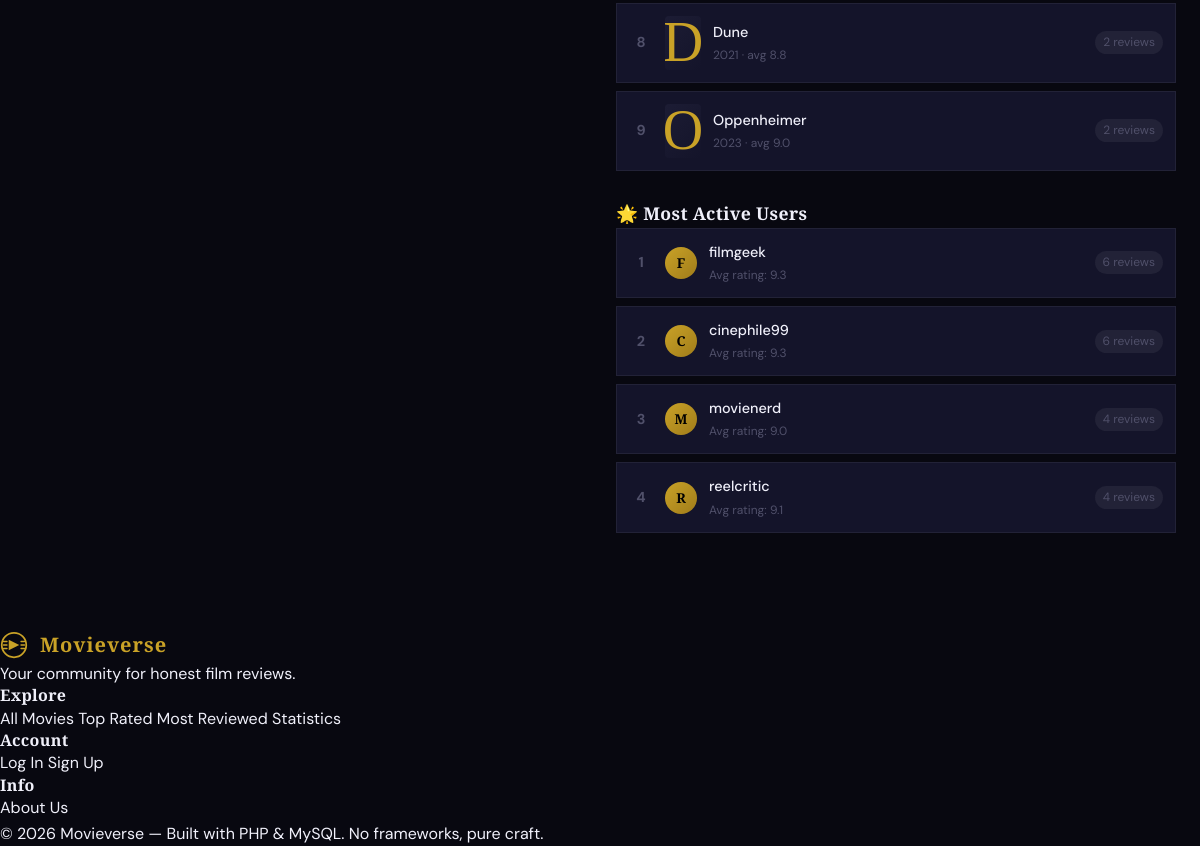
/stats.php (lower part), run on an earlier commit of the app's database.
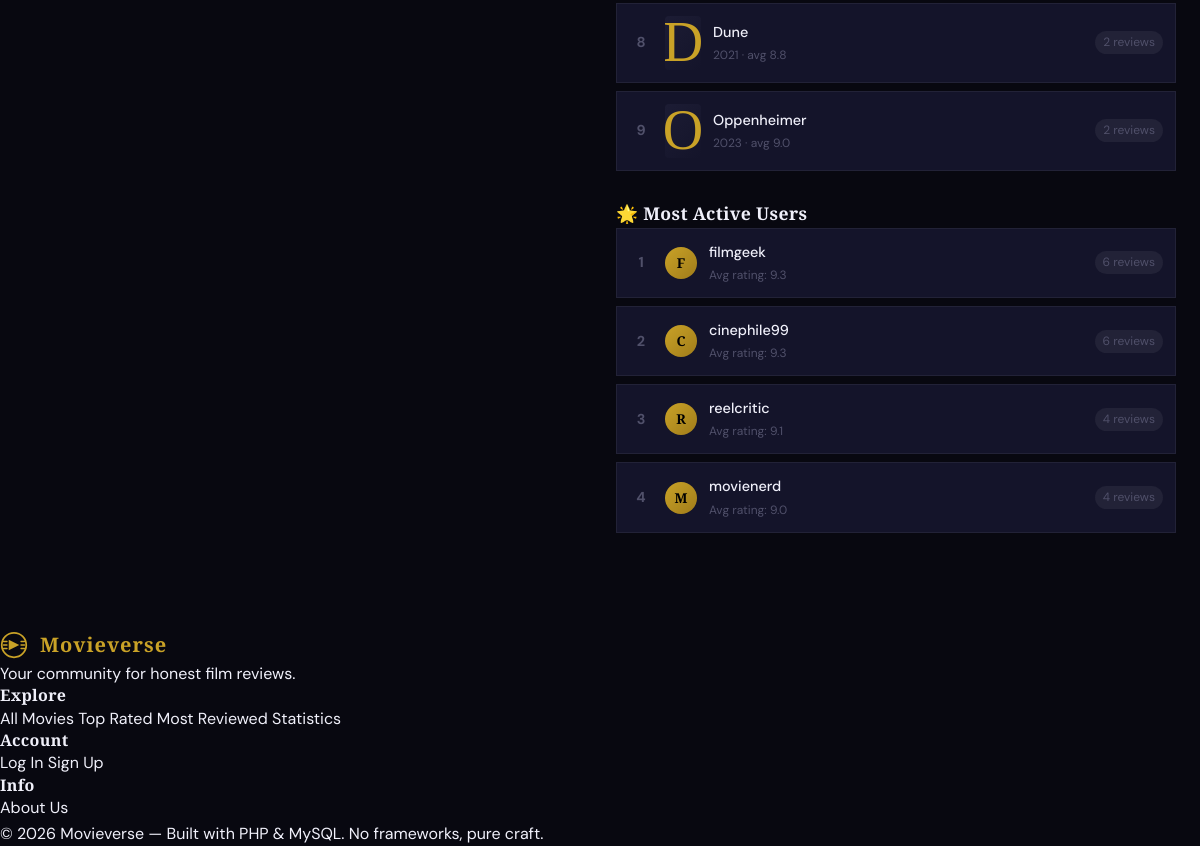
And on a later commit of the database.
### tables this page shows
CREATE TABLE `movies` (
  `id` int(11) NOT NULL,
  `title` varchar(200) NOT NULL,
  `year` year(4) NOT NULL,
  `director` varchar(100) DEFAULT NULL,
  `duration` int(11) DEFAULT NULL COMMENT 'in minutes',
  `synopsis` text DEFAULT NULL,
  `poster_url` varchar(500) DEFAULT NULL,
  `trailer_url` varchar(500) DEFAULT NULL,
  `created_at` timestamp NOT NULL DEFAULT current_timestamp(),
  `updated_at` timestamp NOT NULL DEFAULT current_timestamp() ON UPDATE current_timestamp()
);

CREATE TABLE `users` (
  `id` int(11) NOT NULL,
  `username` varchar(50) NOT NULL,
  `email` varchar(100) NOT NULL,
  `password` varchar(255) NOT NULL,
  `role` enum('member','admin') DEFAULT 'member',
  `bio` text DEFAULT NULL,
  `avatar_url` varchar(500) DEFAULT NULL,
  `created_at` timestamp NOT NULL DEFAULT current_timestamp()
);

### config/auth.php (called while the page is built, shortened)
<?php
function isLoggedIn(): bool {
    return isset($_SESSION['user_id']);
}
function e(string $str): string {
    return htmlspecialchars($str, ENT_QUOTES, 'UTF-8');
}

### stats.php (the view, shortened to what this page needs)
<?php
require_once __DIR__ . '/config/auth.php';
require_once __DIR__ . '/config/db.php';
$mostReviewed = $pdo->query("
    SELECT m.id, m.title, m.year, m.poster_url,
           COUNT(r.id) AS review_count,
           ROUND(AVG(r.rating), 1) AS avg_rating
    FROM movies m
    JOIN reviews r ON m.id = r.movie_id
    GROUP BY m.id
    ORDER BY review_count DESC
    LIMIT 10
")->fetchAll();
$topReviewers = $pdo->query("
    SELECT u.id, u.username, COUNT(r.id) AS review_count,
           ROUND(AVG(r.rating), 1) AS avg_rating
    FROM users u
    JOIN reviews r ON u.id = r.user_id
    GROUP BY u.id
    ORDER BY review_count DESC
    LIMIT 8
")->fetchAll();
$allDist = $pdo->query("
    SELECT rating, COUNT(*) AS cnt
    FROM reviews
    GROUP BY rating
    ORDER BY rating DESC
")->fetchAll(PDO::FETCH_KEY_PAIR);
$maxAllDist      = !empty($allDist)    ? max(array_values($allDist)) : 1;
require_once __DIR__ . '/includes/header.php';
?>
<main class="page-main stats-page">
  <div class="container">
    <div class="stats-two-col">
      <div class="stats-col-left">
            <?php for ($i = 10; $i >= 1; $i--): ?>
              <?php $cnt = $allDist[$i] ?? 0; ?>
              <div class="stat-bar-row">
                <span class="sbar-label"><?= $i ?> ★</span>
                <div class="sbar-track">
                  <div class="sbar-fill <?= ratingColor($i) ?>"
                    style="width: 0%"
                    data-width="<?= $maxAllDist > 0 ? round($cnt / $maxAllDist * 100) : 0 ?>%">
                  </div>
                </div>
                <span class="sbar-value"><?= $cnt ?></span>
              </div>
            <?php endfor; ?>
      </div>
      <div class="stats-col-right">
        <section class="stats-section">
          <div class="stats-movie-list">
            <?php foreach ($mostReviewed as $i => $m): ?>
            <a href="<?= BASE_URL ?>/movie.php?id=<?= $m['id'] ?>" class="stats-movie-row">
              <span class="rank-num"><?= $i + 1 ?></span>
              <div class="sml-poster">
              </div>
              <div class="sml-info">
                <span class="sml-title"><?= e($m['title']) ?></span>
                <span class="sml-meta"><?= $m['year'] ?><?php if ($m['avg_rating']): ?> · avg <?= $m['avg_rating'] ?><?php endif; ?></span>
              </div>
              <span class="review-count-badge"><?= $m['review_count'] ?> reviews</span>
            </a>
            <?php endforeach; ?>
          </div>
        </section>
        <?php if (!empty($topReviewers)): ?>
        <section class="stats-section">
          <h2 class="stats-section-title">🌟 Most Active Users</h2>
          <div class="stats-user-list">
            <?php foreach ($topReviewers as $i => $u): ?>
            <a href="<?= BASE_URL ?>/profile.php?id=<?= $u['id'] ?>" class="stats-user-row">
              <span class="rank-num"><?= $i + 1 ?></span>
              <div class="user-avatar-sm"><?= strtoupper(substr(e($u['username']), 0, 1)) ?></div>
              <div class="sml-info">
                <span class="sml-title"><?= e($u['username']) ?></span>
                <span class="sml-meta">Avg rating: <?= $u['avg_rating'] ?? '—' ?></span>
              </div>
              <span class="review-count-badge"><?= $u['review_count'] ?> reviews</span>
            </a>
            <?php endforeach; ?>
          </div>
        </section>
        <?php endif; ?>
      </div>
    </div>
  </div>
</main>
<?php include __DIR__ . '/includes/footer.php'; ?>

### includes/header.php (shortened to what this page needs)
<!DOCTYPE html>
<html lang="id">
<head>
<link rel="stylesheet" href="<?= BASE_URL ?>/assets/css/style.css">
</head>
<body>
<main class="main-content">

### includes/footer.php (shortened to what this page needs)
</main>
<footer class="footer">
    <div class="footer-container">
        <div class="footer-brand">
            <a href="<?= BASE_URL ?>/index.php" class="nav-logo">
                <span>Movieverse</span>
            </a>
            <p class="footer-tagline">Your community for honest film reviews.</p>
        </div>
        <div class="footer-links">
            <div class="footer-col">
                <h4>Explore</h4>
                <a href="<?= BASE_URL ?>/movies.php">All Movies</a>
                <a href="<?= BASE_URL ?>/movies.php?sort=rating">Top Rated</a>
                <a href="<?= BASE_URL ?>/movies.php?sort=reviews">Most Reviewed</a>
                <a href="<?= BASE_URL ?>/stats.php">Statistics</a>
            </div>
            <div class="footer-col">
                <h4>Account</h4>
                <?php if (isLoggedIn()): ?>
                <a href="<?= BASE_URL ?>/profile.php">My Profile</a>
                <a href="<?= BASE_URL ?>/favorites.php">Favorites</a>
                <a href="<?= BASE_URL ?>/logout.php">Logout</a>
                <?php else: ?>
                <a href="<?= BASE_URL ?>/login.php">Log In</a>
                <a href="<?= BASE_URL ?>/register.php">Sign Up</a>
                <?php endif; ?>
            </div>
            <div class="footer-col">
                <h4>Info</h4>
                <a href="<?= BASE_URL ?>/about.php">About Us</a>
            </div>
        </div>
    </div>
    <div class="footer-bottom">
        <p>© <?= date('Y') ?> Movieverse — Built with PHP &amp; MySQL. No frameworks, pure craft.</p>
    </div>
</footer>
</body>
</html>

### assets/css/style.css (style rules this page uses)
*, *::before, *::after { box-sizing: border-box; margin: 0; padding: 0; }
html { font-size: 16px; scroll-behavior: smooth; }
body { background-color: var(--bg-base); color: var(--text-primary); font-family: var(--font-body); font-weight: 400; line-height: 1.6; min-height: 100vh; overflow-x: hidden; }
a { text-decoration: none; color: inherit; }
:root { --bg-base: #080810; --bg-surface: #0E0E1C; --bg-card: #14142A; --bg-elevated: #1C1C34; --bg-hover: #24243E; --accent: #C9A227; --accent-light: #E8C547; --accent-dark: #9A7A1A; --accent-glow: rgba(201, 162, 39, 0.15); --accent-subtle: rgba(201, 162, 39, 0.08); --danger: #E53535; --danger-bg: rgba(229, 53, 53, 0.1); --success: #22C55E; --success-bg: rgba(34, 197, 94, 0.1); --info: #3B86FF; --info-bg: rgba(59, 134, 255, 0.1); --warning: #F59E0B; --warning-bg: rgba(245, 158, 11, 0.1); --text-primary: #F0F0FA; --text-secondary: #8890A8; --text-muted: #50506A; --text-gold: var(--accent); --border: rgba(255, 255, 255, 0.06); --border-soft: rgba(255, 255, 255, 0.1); --border-gold: rgba(201, 162, 39, 0.25); --grad-dark: linear-gradient(to bottom, transparent, var(--bg-base)); --grad-card: linear-gradient(145deg, var(--bg-elevated), var(--bg-card)); --grad-gold: linear-gradient(135deg, var(--accent-dark), var(--accent), var(--accent-light)); --shadow-sm: 0 2px 8px rgba(0,0,0,.35); --shadow-md: 0 4px 20px rgba(0,0,0,.45); --shadow-lg: 0 10px 40px rgba(0,0,0,.55); --shadow-gold: 0 4px 24px rgba(201,162,39,.2); --shadow-glow: 0 0 40px rgba(201,162,39,.12); --font-brand: 'Cinzel', serif; --font-hero: 'Bebas Neue', sans-serif; --font-body: 'DM Sans', sans-serif; --s-1: .25rem; --s-2: .5rem; --s-3: .75rem; --s-4: 1rem; --s-5: 1.25rem; --s-6: 1.5rem; --s-8: 2rem; --s-10: 2.5rem; --s-12: 3rem; --s-16: 4rem; --s-20: 5rem; --r-sm: 4px; --r-md: 8px; --r-lg: 12px; --r-xl: 16px; --r-full: 9999px; --t-fast: .15s ease; --t-mid: .3s ease; --t-slow: .5s ease; --max-w: 1380px; --nav-h: 72px; }
h1, h2, h3, h4, h5, h6 { font-family: var(--font-brand); line-height: 1.2; letter-spacing: .02em; }
.container { width: 100%; max-width: var(--max-w); margin: 0 auto; padding: 0 var(--s-6); }
.main-content { min-height: calc(100vh - var(--nav-h)); padding-top: var(--nav-h); }
.nav-logo { display: flex; align-items: center; gap: var(--s-3); font-family: var(--font-brand); font-size: 1.25rem; font-weight: 700; color: var(--accent); letter-spacing: .05em; flex-shrink: 0; transition: color var(--t-fast); }
.logo-icon { width: 28px; height: 28px; color: var(--accent); }
.user-avatar-sm { width: 32px; height: 32px; background: var(--accent-dark); border-radius: 50%; display: flex; align-items: center; justify-content: center; font-family: var(--font-brand); font-size: .75rem; font-weight: 700; color: var(--bg-base); }
.user-avatar-sm { width: 32px; height: 32px; border-radius: 50%; background: linear-gradient(135deg, var(--accent), #a07c1a); display: flex; align-items: center; justify-content: center; font-weight: 700; font-size: .85rem; color: #000; flex-shrink: 0; }
.stats-page { padding-bottom: var(--s-16); }
.stats-two-col { display: grid; grid-template-columns: 1fr 1fr; gap: var(--s-8); }
.stats-section { margin-bottom: var(--s-8); }
.stats-section-title { font-size: 1.1rem; font-weight: 600; margin: 0 0 var(--s-1); color: var(--text); }
.stats-movie-list, .stats-user-list { display: flex; flex-direction: column; gap: var(--s-2); }
.stats-movie-row, .stats-user-row { display: flex; align-items: center; gap: var(--s-3); background: var(--bg-card); border: 1px solid var(--border); border-radius: var(--radius); padding: var(--s-3); text-decoration: none; color: inherit; transition: border-color .2s; }
.rank-num { width: 24px; text-align: center; font-weight: 700; font-size: .9rem; color: var(--text-muted); flex-shrink: 0; }
.sml-poster { width: 36px; height: 54px; border-radius: 4px; overflow: hidden; flex-shrink: 0; }
.sml-info { flex: 1; min-width: 0; display: flex; flex-direction: column; gap: 2px; }
.sml-title { font-weight: 500; font-size: .9rem; color: var(--text); white-space: nowrap; overflow: hidden; text-overflow: ellipsis; }
.sml-meta { font-size: .75rem; color: var(--text-muted); }
.review-count-badge { background: rgba(255,255,255,.06); color: var(--text-muted); padding: 2px 8px; border-radius: 99px; font-size: .75rem; white-space: nowrap; }

What changed in the data, as far as the page shows it:
changed users "reelcritic": moves up the list
